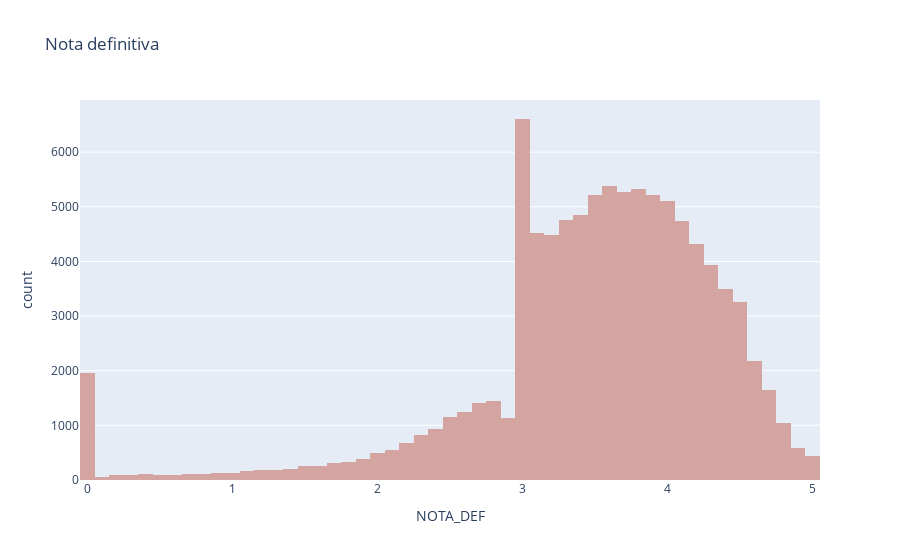

The notebook cell this image was saved under:
### Code cell
#notas por facultad
fig = px.histogram(filter_by_faculty, x="NOTA_DEF", title='Nota definitiva', color_discrete_sequence=["#D4A4A1"] )
fig.show()

### Figure 1 — Plotly figure (JSON) as saved in the notebook; plotly's stock layout.template omitted (floating-point values rounded to 4 significant figures; data arrays with more than 128 entries replaced by an {"elided": "..."} marker saying what was removed)
{"data": [{"alignmentgroup": "True", "bingroup": "x", "hovertemplate": "NOTA_DEF=%{x}<br>count=%{y}<extra></extra>", "legendgroup": "", "marker": {"color": "#D4A4A1", "pattern": {"shape": ""}}, "name": "", "offsetgroup": "", "orientation": "v", "showlegend": false, "type": "histogram", "x": {"elided": "97447 float values"}, "xaxis": "x", "yaxis": "y"}], "layout": {"barmode": "relative", "legend": {"tracegroupgap": 0}, "title": {"text": "Nota definitiva"}, "xaxis": {"anchor": "y", "domain": [0, 1], "title": {"text": "NOTA_DEF"}}, "yaxis": {"anchor": "x", "domain": [0, 1], "title": {"text": "count"}}}}
